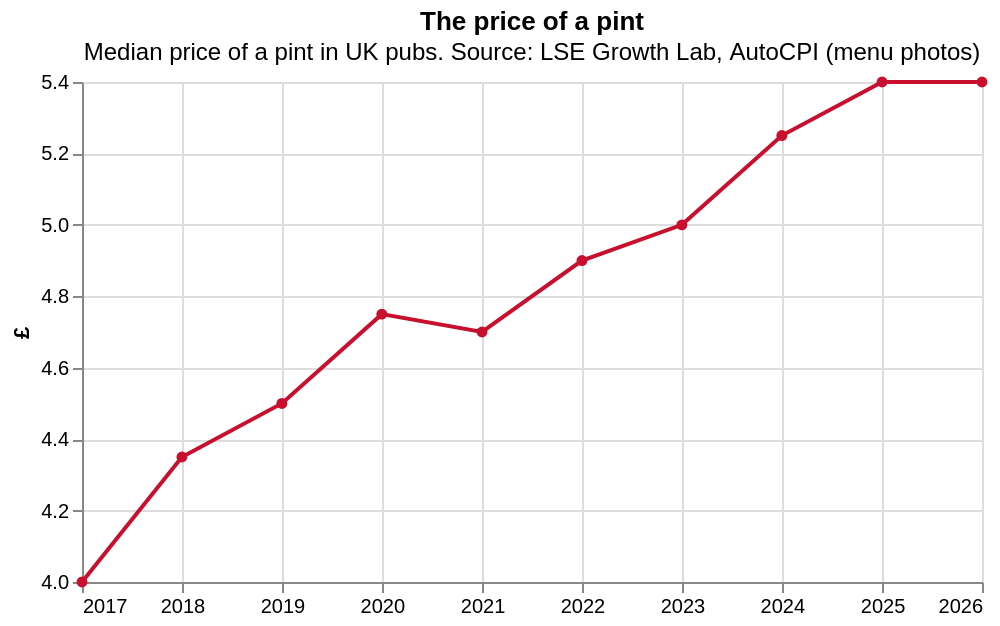

Notebook source saved alongside this figure:
### Code cell
alt.Chart(by_year).mark_line(color="#c8102e", point={"color": "#c8102e"}).encode(
    x=alt.X("date:T").title(None),
    y=alt.Y("median:Q").title("£").scale(zero=False),
    tooltip=[
        alt.Tooltip("date:T").format("%Y").title("Year"),
        alt.Tooltip("median:Q").format(".2f").title("Median (£)"),
        alt.Tooltip("count:Q").format(",").title("Prices"),
    ],
).properties(width=450, height=250,
             title=alt.Title("The price of a pint", subtitle="Median price of a pint in UK pubs. " + SOURCE))

### Figure 1 — Vega-Lite specification as saved in the notebook (floating-point values rounded to 4 significant figures)
{"config": {"view": {"continuousWidth": 300, "continuousHeight": 300}}, "data": {"name": "data-88ef390902366e1a09e8b49f35d5599c"}, "mark": {"type": "line", "color": "#c8102e", "point": {"color": "#c8102e"}}, "encoding": {"tooltip": [{"field": "date", "format": "%Y", "title": "Year", "type": "temporal"}, {"field": "median", "format": ".2f", "title": "Median (£)", "type": "quantitative"}, {"field": "count", "format": ",", "title": "Prices", "type": "quantitative"}], "x": {"field": "date", "title": null, "type": "temporal"}, "y": {"field": "median", "scale": {"zero": false}, "title": "£", "type": "quantitative"}}, "height": 250, "title": {"text": "The price of a pint", "subtitle": "Median price of a pint in UK pubs. Source: LSE Growth Lab, AutoCPI (menu photos)"}, "width": 450, "$schema": "https://vega.github.io/schema/vega-lite/v6.4.1.json", "datasets": {"data-88ef390902366e1a09e8b49f35d5599c": [{"year": 2017, "median": 4.0, "count": 8491, "date": "2017-01-01T00:00:00"}, {"year": 2018, "median": 4.35, "count": 7121, "date": "2018-01-01T00:00:00"}, {"year": 2019, "median": 4.5, "count": 9360, "date": "2019-01-01T00:00:00"}, {"year": 2020, "median": 4.75, "count": 4652, "date": "2020-01-01T00:00:00"}, {"year": 2021, "median": 4.7, "count": 6119, "date": "2021-01-01T00:00:00"}, {"year": 2022, "median": 4.9, "count": 10590, "date": "2022-01-01T00:00:00"}, {"year": 2023, "median": 5.0, "count": 12614, "date": "2023-01-01T00:00:00"}, {"year": 2024, "median": 5.25, "count": 11448, "date": "2024-01-01T00:00:00"}, {"year": 2025, "median": 5.4, "count": 12807, "date": "2025-01-01T00:00:00"}, {"year": 2026, "median": 5.4, "count": 8181, "date": "2026-01-01T00:00:00"}]}}
